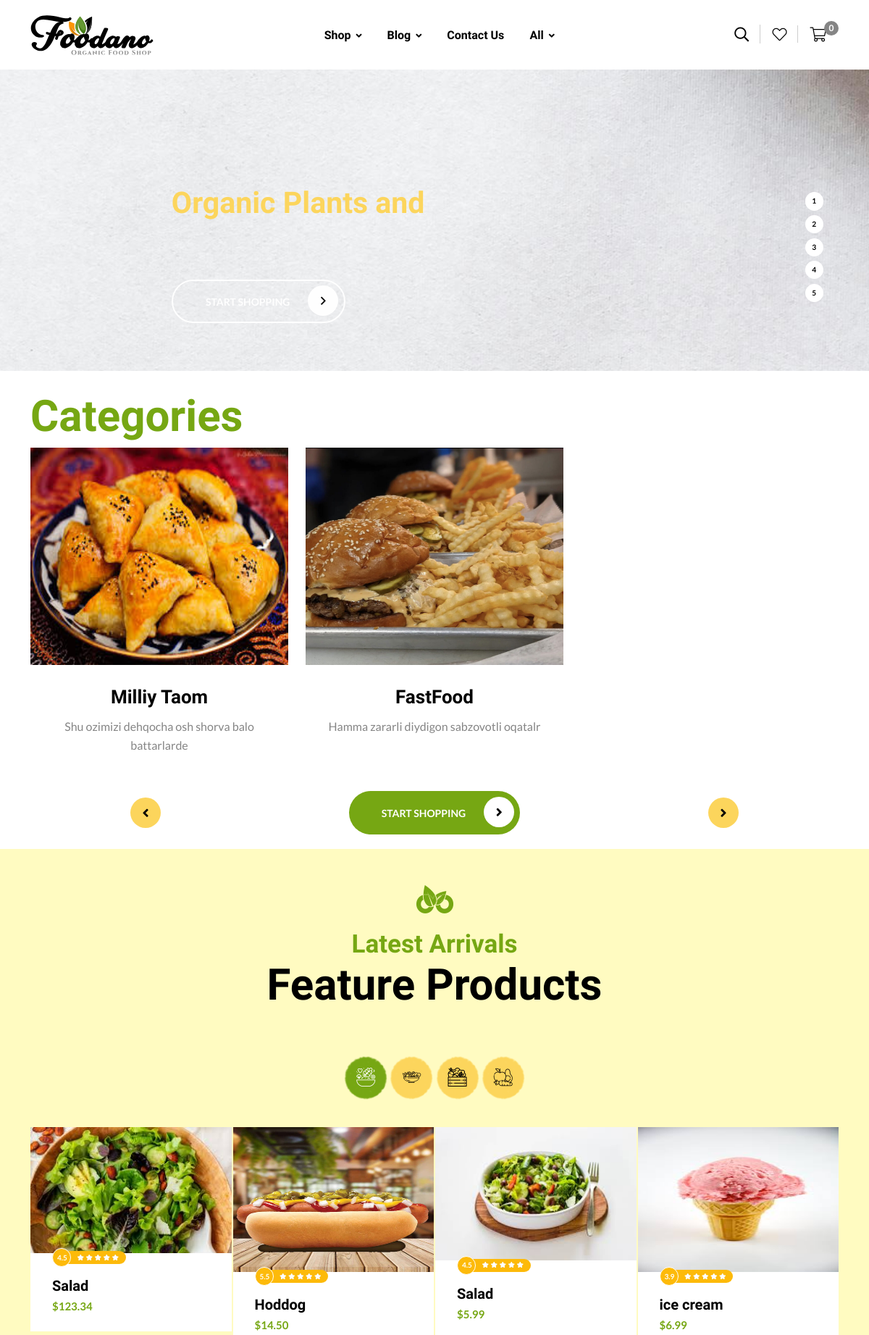
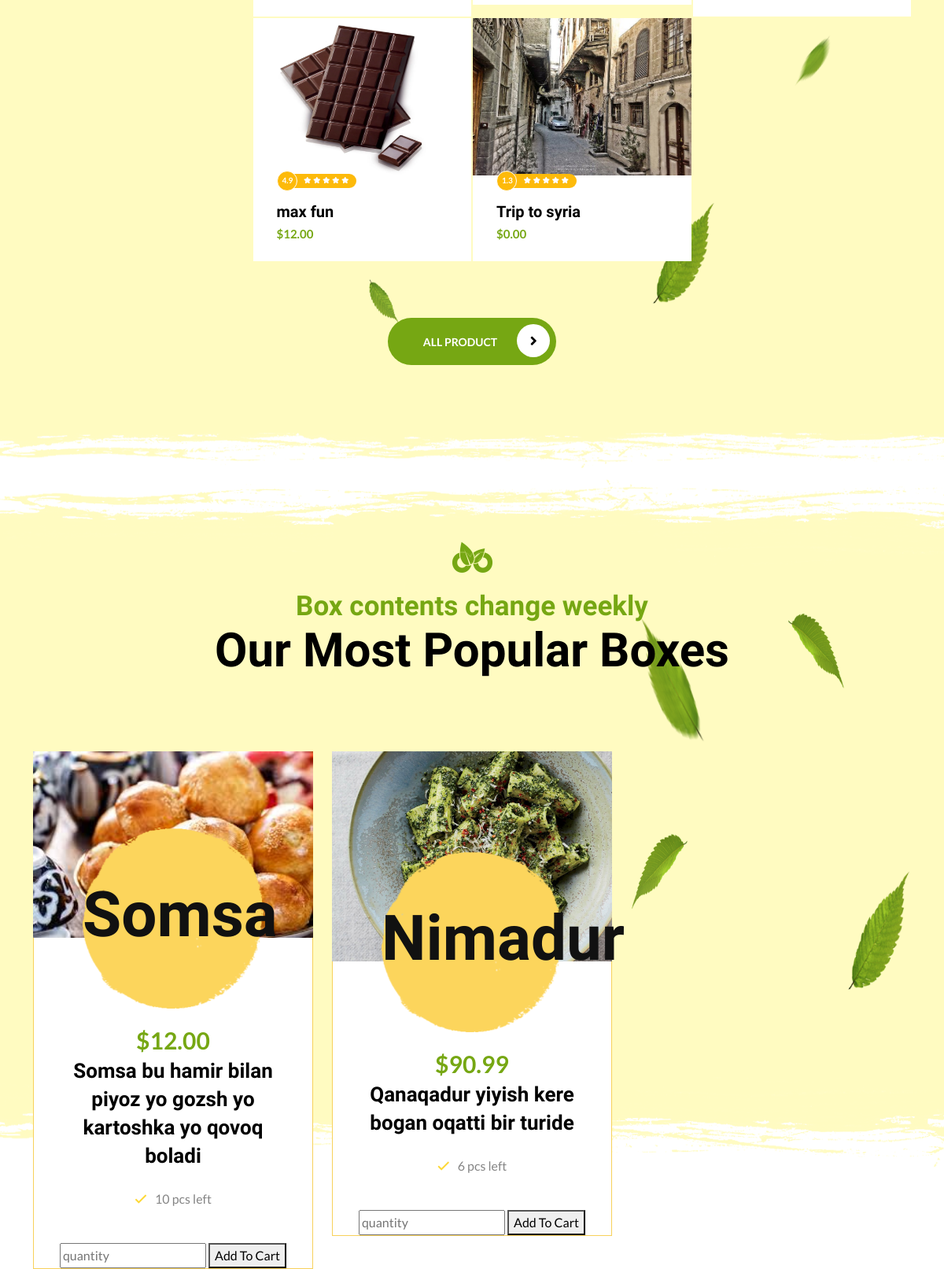
/main/ (upper part), run on the app's committed database (2 pictures, top to bottom).
### Goods/models.py (models this page shows, shortened)
class Banner(models.Model):
    title = models.CharField(max_length=255)
    sub_title = models.CharField(max_length=255, blank=True, null=True)
    img = models.ImageField(upload_to='banners/')
    is_active = models.BooleanField(default=True)

class Category(models.Model):
    name = models.CharField(max_length=255)
    title = models.TextField()
    img = models.ImageField(upload_to='category_img')

class FeatureProduct(models.Model):
    name = models.CharField(max_length=255)
    price = models.DecimalField(max_digits=10, decimal_places=2)
    rating = models.DecimalField(max_digits=3, decimal_places=1)
    img = models.ImageField(upload_to='media/feature_products')

class ProductImg(models.Model):
    product = models.ForeignKey(Product, on_delete=models.CASCADE, related_name='images')
    img = models.ImageField(upload_to='product-img')

class Product(models.Model):
    name = models.CharField(max_length=255)
    quantity = models.PositiveIntegerField(default=1)
    price = models.DecimalField(max_digits=8, decimal_places=2)
    category = models.ForeignKey(Category, on_delete=models.CASCADE, related_name='products')
    description = models.TextField()

### Goods/views.py (the view)
# urls.py: path('', views.main, name='index'),
def main(request):
    banners = models.Banner.objects.all()
    category = models.Category.objects.all()
    last_img = models.ProductImg.objects.all()
    feature_pro = models.FeatureProduct.objects.all()
    recent_articles = models.RecentArticles.objects.all()
    side_menu = models.SideMenu.objects.all()
    total_price = sum(sm.price * sm.quantity for sm in side_menu)
    total_items = side_menu.count()
    context = {}
    context['banners'] = banners
    context['categories'] = category
    context['products'] = last_img
    context['feature'] = feature_pro
    context['rec_articles'] = recent_articles
    context['side_menu'] = side_menu
    context['total_price'] = total_price
    context['total_items'] = total_items
    return render(request, 'index.html', context)

### templates/index.html (shortened to what this page needs)
{% extends 'base.html' %}
{% load static %}
{% block content %}
    <header class="header-wrapper header-layout5">
        <div class="menu-area" >
            <div class="container">
                <div class="row align-items-center justify-content-between">
                    <div class="col col-lg-auto">
                        <div class="header-logo">
                            <a href="{% url 'index' %}"><img src="{% static 'assets/img/logo.svg' %}" alt="Foodano"></a>
                        </div>
                    </div>
                    <div class="col-auto">
                        <nav class="main-menu mobile-menu-active menu-style2">
                            <ul>
                                <li class="menu-item-has-children">
                                    <a href="shop.html">Shop</a>
                                </li>
                                <li class="menu-item-has-children">
                                    <a href="blog.html">Blog</a>
                                </li>
                                <li>
                                    <a href="contact.html">Contact Us</a>
                                </li>
                                <li class="mega-menu-wrap menu-item-has-children">
                                    <a href="#">All</a>
                                </li>
                            </ul>
                        </nav>
                    </div>
                    <div class="col-auto d-none d-sm-block">
                        <div class="header-buttons">
                            <button type="button" class="searchBoxTggler"><i class="far fa-search"></i></button>
                            <a href="{% url 'wishlist' %}"><i class="fal fa-heart"></i></a>
                            <button class="sideMenuToggler has-badge" type="button"><i class="fal fa-shopping-cart"></i><span class="badge">{{ total_items }}</span></button>
                        </div>
                    </div>
                </div>
            </div>
        </div>
    </header>
    <div class="  ">
        <div class="vs-hero-carousel hero-layout6" data-globalbgimage="{% static 'assets/img/food_wallpaper.jpg' %}" data-height="810" data-container="1900" data-slidertype="responsive">
            {% for banner in  banners %}
            <div class="ls-slide" data-ls="duration:12000; transition2d:5; kenburnsscale:1.2;">
                <p style="top:405px; left:375px; font-weight:700; background-size:inherit; background-position:inherit; font-size:65px; color:#fcd55c; font-family:'Advent Pro', sans-serif;" class="ls-l ls-hide-tablet ls-hide-phone" data-ls="offsetxin:-200; durationin:1500; easingin:easeOutQuint;">Organic Plants and</p>
                <div style="top:611px; left:375px; background-size:inherit; background-position:inherit;" class="ls-l ls-hide-tablet ls-hide-phone" data-ls="offsetyin:100; durationin:1500; delayin:800; easingin:easeOutQuint; offsetyout:200; durationout:1500; easingout:easeOutQuint;">
                    <a href="shop.html" class="vs-btn style5 ls-btn">Start Shopping<i class="far fa-angle-right"></i></a>
                </div>
                <a class="ls-l ls-hide-tablet ls-hide-phone" href="#1" target="_self" data-ls="hover:true; hoverbgcolor:#76a713; hovercolor:#ffffff; static:forever;">
                    <p style='top:420px; left:1760px; text-align:center; font-weight:700; background-size:inherit; background-position:inherit; font-size:16px; font-family:"Lato", sans-serif; line-height:40px; width:40px; height:40px; border-radius:100%; color:#000000; background-color:#ffffff;' class="">1</p>
                </a>
                <a class="ls-l ls-hide-tablet ls-hide-phone" href="#2" target="_self" data-ls="hover:true; hoverbgcolor:#76a713; hovercolor:#ffffff; static:forever;">
                    <p style='top:470px; left:1760px; text-align:center; font-weight:700; background-size:inherit; background-position:inherit; font-size:16px; font-family:"Lato", sans-serif; line-height:40px; width:40px; height:40px; border-radius:100%; color:#000000; background-color:#ffffff;' class="">2</p>
                </a>
                <a class="ls-l ls-hide-tablet ls-hide-phone" href="#3" target="_self" data-ls="hover:true; hoverbgcolor:#76a713; hovercolor:#ffffff; static:forever;">
                    <p style='top:520px; left:1760px; text-align:center; font-weight:700; background-size:inherit; background-position:inherit; font-size:16px; font-family:"Lato", sans-serif; line-height:40px; width:40px; height:40px; border-radius:100%; color:#000000; background-color:#ffffff;' class="">3</p>
                </a>
                <a class="ls-l ls-hide-tablet ls-hide-phone" href="#4" target="_self" data-ls="hover:true; hoverbgcolor:#76a713; hovercolor:#ffffff; static:forever;">
                    <p style='top:570px; left:1760px; text-align:center; font-weight:700; background-size:inherit; background-position:inherit; font-size:16px; font-family:"Lato", sans-serif; line-height:40px; width:40px; height:40px; border-radius:100%; color:#000000; background-color:#ffffff;' class="">4</p>
                </a>
                <a class="ls-l ls-hide-tablet ls-hide-phone" href="#5" target="_self" data-ls="hover:true; hoverbgcolor:#76a713; hovercolor:#ffffff; static:forever;">
                    <p style='top:620px; left:1760px; text-align:center; font-weight:700; background-size:inherit; background-position:inherit; font-size:16px; font-family:"Lato", sans-serif; line-height:40px; width:40px; height:40px; border-radius:100%; color:#000000; background-color:#ffffff;' class="">5</p>
                </a>
            </div>
            {% endfor %}
        </div>
    </div>
    <section class="space-top" style="padding-top: 30px;">
        <div class="container">
            <span class="sub-title4" style="    font-size: 60px; font-weight: 700; line-height: 1.1;">Categories</span>
            <div class="row vs-carousel" data-slide-show="3" id="catboxSlide4645">
                {% for category in categories %}
                <div class="col-xl-4">
                    <div class="cat-box">
                        <div class="cat-box__img">
                            <img src="{{category.img.url}}" alt="Category image" style="height: 300px; width: 400px;">
                        </div>
                        <h3 class="cat-box__title"><a href="shop.html">{{category.name}}</a></h3>
                        <p class="cat-box__text">{{category.title}}</p>
                    </div>
                </div>
                {% endfor %}
            </div>
            <div class="row text-center justify-content-around align-items-center">
                <div class="col-auto d-none d-sm-block">
                    <button class="slick-arrow" data-slick-prev="#catboxSlide4645" type="button"><i class="fas fa-angle-left"></i></button>
                </div>
                <div class="col-auto">
                    <a href="shop.html" class="vs-btn style3">Start Shopping<i class="fas fa-angle-right"></i></a>
                </div>
                <div class="col-auto d-none d-sm-block">
                    <button class="slick-arrow" data-slick-next="#catboxSlide4645" type="button"><i class="fas fa-angle-right"></i></button>
                </div>
            </div>
        </div>
    </section>
    <section class="sec-bg3 vs-shop-wrapper" style="padding-top: 30px;" data-bg-src="{% static 'assets/img/shape/bg-00778.png' %}">
        <div class="section-title text-center" style="margin-bottom: 30px;">
            <div class="sec-icon"><img src="{% static 'assets/img/icons/sec-icon-2.png' %}" alt="icon"></div>
            <span class="sub-title4">Latest Arrivals</span>
            <h2 class="sec-title3">Feature Products</h2>
        </div>
        <div class="container position-relative">
            <div class="filter-menu2 vs-slideTab" data-asnavfor="#shopSlide8440">
                <button class="tab-btn active" data-bs-toggle="tooltip" data-bs-placement="left" title="Best Seller">
                    <img src="{% static 'assets/img/shape/filter-icon-bg-1-1.png' %}" alt="image" class="bg-2">
                    <i class="flaticon-salad"></i> </button>
                <button class="tab-btn " data-bs-toggle="tooltip" data-bs-placement="left" title="Popular">
                    <img src="{% static 'assets/img/shape/filter-icon-bg-1-2.png' %}" alt="image" class="bg-1">
                    <i class="flaticon-salvsadbox-1"></i> </button>
                <button class="tab-btn " data-bs-toggle="tooltip" data-bs-placement="left" title="Trend">
                    <img src="{% static 'assets/img/shape/filter-icon-bg-1-2.png' %}" alt="image" class="bg-1">
                    <i class="flaticon-vegetables"></i> </button>
                <button class="tab-btn " data-bs-toggle="tooltip" data-bs-placement="left" title="Season">
                    <img src="{% static 'assets/img/shape/filter-icon-bg-1-2.png' %}" alt="image" class="bg-1">
                    <i class="flaticon-healthy-food"></i> </button>
            </div>
            <div class="vs-carousel" data-slide-show="1" data-lg-slide-show="1" data-md-slide-show="1" data-sm-slide-show="1" data-fade="true" id="shopSlide8440">
                <div id="BestSeller">
                    <div class="row gx-2px justify-content-center">
                        {% for feat in feature %}
                            <div class="col-sm-6 col-md-6 col-lg-4 col-xl-3">
                                <div class="vs-product-box3">
                                    <div class="product-img">
                                        <a href="shop-details.html">
                                            <img src="{{ feat.img.url }}" alt="Product Image" class="w-100" style="max-height: 200px; width: auto; height: auto; display: block; margin-left: auto; margin-right: auto;">
                                        </a>
                                    </div>
                                    <div class="actions-btn">
                                    </div>
                                    <div class="product-content">
                                        <div class="product-rating-box">
                                            {{ feat.rating }}
                                            <div class="star-rating" role="img" aria-label="Rated 5.00 out of 5">
                                                <span style="width:100%">Rated <strong class="rating">5.00</strong> out of 5</span>
                                            </div>
                                        </div>
                                        <h4 class="product-title">
                                            <a href="shop-details.html">{{ feat.name }}</a>
                                        </h4>
                                        <span class="price"><strong>${{ feat.price }}</strong></span>
                                    </div>
                                </div>
                            </div>
                        {% endfor %}
                    </div>
                </div>
            </div>
            <div class="bottom-btn">
                <a href="shop.html" class="vs-btn style3">All Product<i class="fas fa-angle-right"></i></a>
            </div>
        </div>
    </section>
    <section class="position-relative space-top space-md-bottom" style="padding-top: 40px;">
        <div class="container">
            <div class="section-title text-center">
                <div class="sec-icon"><img src="{% static 'assets/img/icons/sec-icon-2.png' %}" alt="icon"></div>
                <span class="sub-title4">Box contents change weekly</span>
                <h2 class="sec-title3">Our Most Popular Boxes</h2>
            </div>
            <div class="row vs-carousel" data-slide-show="3" data-lg-slide-show="3" data-sm-slide-show="1">
                {% for product in products%}
                <div class="col-xl-4">
                    <div class="package-style1">
                        <div class="package-img"><img src="{{product.img.url }}" alt="Package"></div>
                        <div class="package-quantity" data-bg-src="{% static 'assets/img/shape/pack-bg.png' %}">
                            <div class="number">{{product.product.name}}</div>
                        </div>
                        <div class="package-price">${{product.product.price}}</div>
                        <h3 class="package-title">{{product.product.description}}</h3>
                        <div class="package-list">
                            <ul>
                                <li><i class="far fa-check"></i>{{product.product.quantity}} pcs left</li>
                            </ul>
                        </div>
                        <form action="{% url 'addToCart' product.id %}" method="POST">
                            <input type="number" placeholder="quantity" name="quantity">
                            <button type="submit">Add To Cart</button>
                        </form>
                    </div>
                </div>
                {% endfor %}
            </div>
        </div>
    </section>
{% endblock %}

### templates/index.html (style rules this page uses)
.menu-style2 > ul > li > a { padding: 0; }
.menu-area { padding: 20px; }

### data on the page
Category: img (picture), name "Milliy Taom", title "Shu ozimizi dehqocha osh shorva balo battarlarde"
Category: img (picture), name "FastFood", title "Hamma zararli diydigon sabzovotli oqatalr"
FeatureProduct: img (picture), rating "4.5", name "Salad", price "123.34"
FeatureProduct: img (picture), rating "5.5", name "Hoddog", price "14.50"
FeatureProduct: img (picture), rating "4.5", name "Salad", price "5.99"
FeatureProduct: img (picture), rating "3.9", name "ice cream", price "6.99"
FeatureProduct: img (picture), rating "4.9", name "max fun", price "12.00"
FeatureProduct: img (picture), rating "1.3", name "Trip to syria", price "0.00"
ProductImg: product.name "Somsa", product.price "12.00", product.description "Somsa bu hamir bilan piyoz yo gozsh yo kartoshka yo qovoq boladi", product.quantity "10"
ProductImg: product.name "Nimadur", product.price "90.99", product.description "Qanaqadur yiyish kere bogan oqatti bir turide", product.quantity "6"

### other printed values
{{ total_items }} "0"
